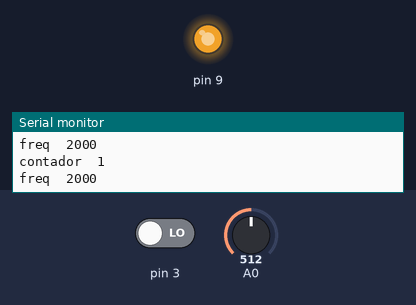
Recording of a sketch running on a simulated Arduino Uno, built with avr-gcc and run on an emulated ATmega328P. Shown: output pins drawn as LEDs (lit = HIGH), the last lines printed to the serial monitor. Dashed ring = blinking. The inputs (shaded band) are chosen by the test bench; at power-on: A0 = 512, pin 3 LOW.

Above: at 2.8 s.
2.9 s: A0 set to 0
At 5.4 s:
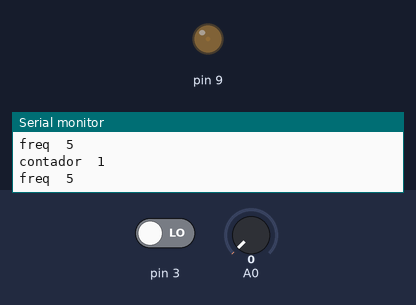
6.4 s: pin 3 driven HIGH
11.0 s: A0 set to 122
At 12.1 s:
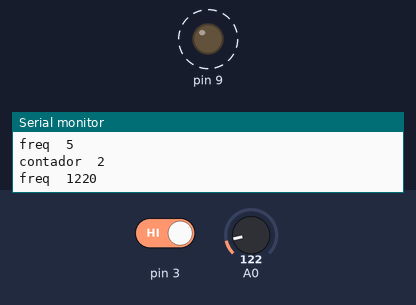
Timing chart, 0 to 20.5 s (numbered marks = the images above; inputs shaded):
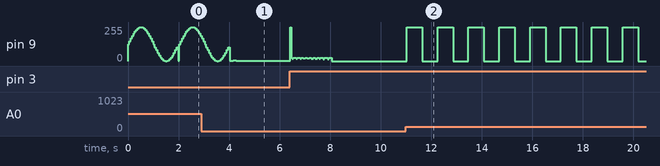

Measured:
- after the input at 11.0 s, pin 9: alternates 255/255 for 0.61 s and 0/255 for 0.61 s, starting at once

The sketch:

tercera_parte.ino
```cpp
int cnt=1;
int valor=0;
int seno[] = {127, 149, 170, 190, 208, 224, 236, 246, 252, 254, 252, 246, 236, 224, 208, 190, 170, 149, 127, 104, 83, 63, 45, 29, 17, 7, 1, 0, 1, 7, 17, 29, 45, 63, 83, 104};
int interruptor=1;
int freq=0;
void setup()
{
attachInterrupt(interruptor, contador, RISING);
 Serial.begin(9600);
}

void loop() {
  Serial.print("contador  ");
  Serial.println(cnt);
  freq=10*analogRead(A0);
  freq=constrain(freq,5,2000);
  Serial.print("freq  ");
  Serial.println(freq);
  // put your main code here, to run repeatedly:
switch (cnt) {
    case 1:  //senoidal
      for(valor=0;valor<=36;valor++)
        {
          analogWrite(9,seno[valor]);
          delay(freq/36); //1 a 500
        }
    break;

    case 2:   // cuadrada;
    analogWrite(9,255);
    delay(freq/2);
    analogWrite(9,0);
    delay(freq/2);
    break;

    case 3: //diente sierra
    for(valor=0;valor<=255;valor=valor+14)
    {
    analogWrite(9,valor);
    delay(freq/36);
    }
    for(valor=255;valor>=0;valor=valor-14)
    {
    analogWrite(9,valor);
    delay(freq/36);
    }
    break;

    default:
    cnt=1;  // default is optional
    break;
  }

}


void contador() {
  cnt++;
  Serial.print("contador  ");
  Serial.println(cnt);

}
```
